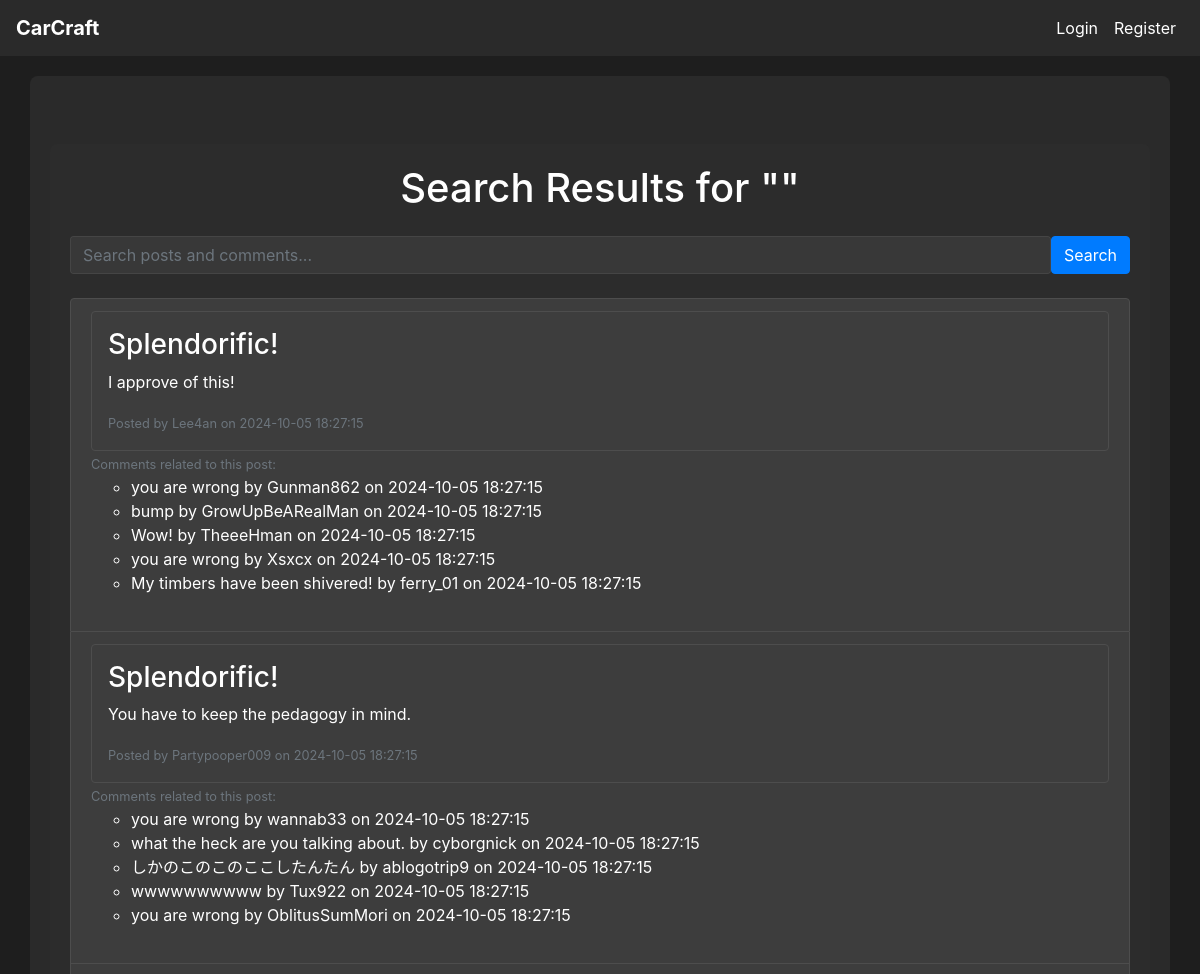
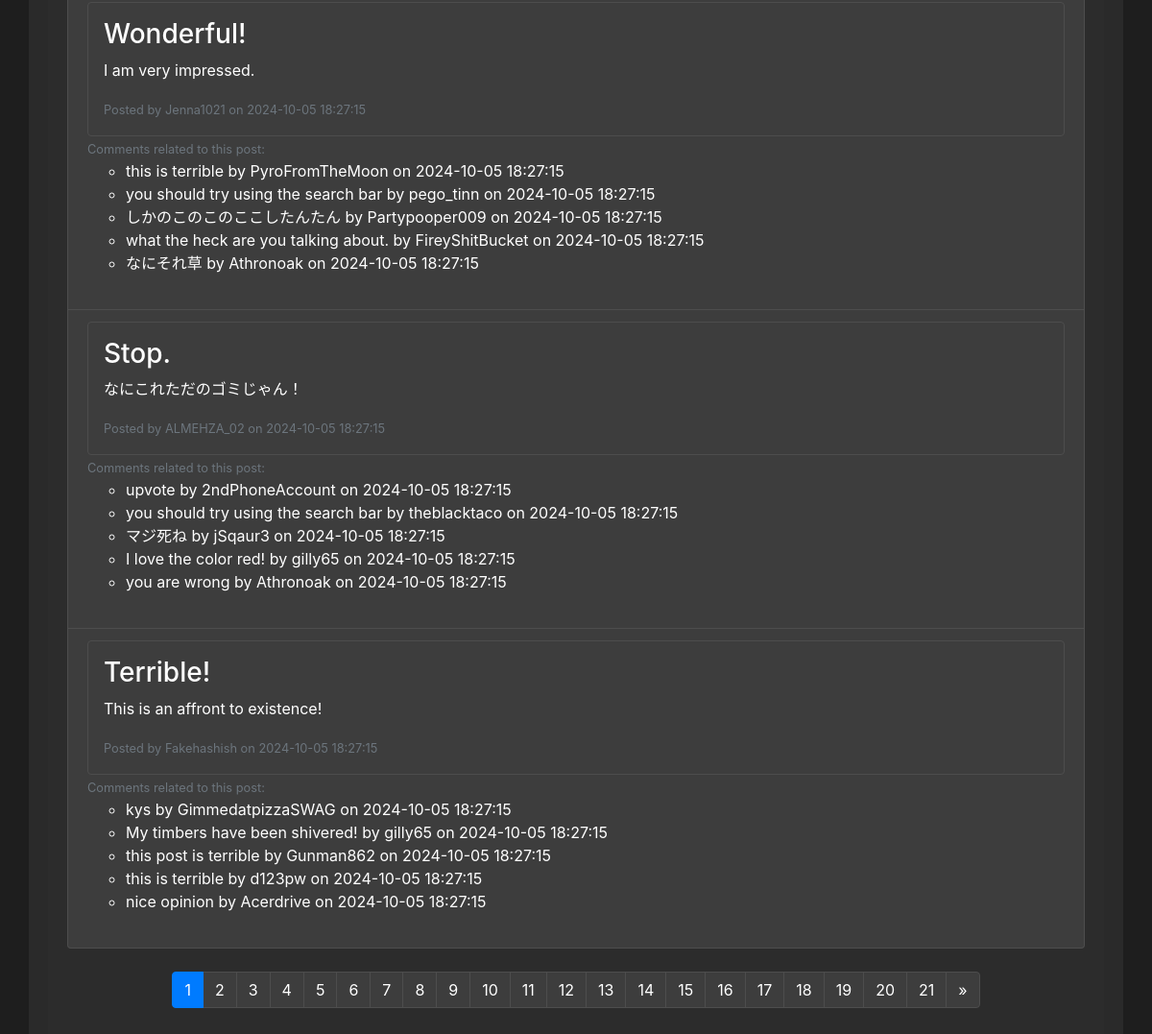
Screenshot of /search with the database file from the repository (2 pictures, top to bottom).
### tables this page shows
CREATE TABLE post (
    post_id INTEGER PRIMARY KEY AUTOINCREMENT,
    customization_id INTEGER,
    user_id INTEGER NOT NULL,
    title VARCHAR(255) NOT NULL,
    description TEXT,
    category TEXT,
    created_at DATETIME DEFAULT CURRENT_TIMESTAMP,
    FOREIGN KEY (customization_id) REFERENCES customization(customization_id),
    FOREIGN KEY (user_id) REFERENCES user(user_id)
);

CREATE TABLE comment (
    comment_id INTEGER PRIMARY KEY AUTOINCREMENT,
    post_id INTEGER NOT NULL,
    user_id INTEGER NOT NULL,
    content TEXT NOT NULL,
    created_at DATETIME DEFAULT CURRENT_TIMESTAMP,
    FOREIGN KEY (post_id) REFERENCES post(post_id),
    FOREIGN KEY (user_id) REFERENCES user(user_id)
);

CREATE TABLE user (
    user_id INTEGER PRIMARY KEY AUTOINCREMENT,
    username VARCHAR(64) NOT NULL,
    email VARCHAR(100) NOT NULL,
    password_hash VARCHAR(255) NOT NULL,
    created_at DATETIME DEFAULT CURRENT_TIMESTAMP,
    admin INTEGER DEFAULT 0
);

### app.py (the view)
@app.route('/search', methods=['GET'])
def search():
    query = request.args.get('query', '')
    page = request.args.get('page', 1, type=int)  # Get the current page number from the request
    per_page = 5  # Set the number of posts per page
    conn = get_db_connection()
    total_posts_query = conn.execute('''
        SELECT COUNT(DISTINCT p.post_id)
        FROM post p
        JOIN user u ON p.user_id = u.user_id
        LEFT JOIN comment c ON p.post_id = c.post_id
        WHERE p.title LIKE ? OR p.description LIKE ? OR c.content LIKE ?
    ''', (f'%{query}%', f'%{query}%', f'%{query}%')).fetchone()
    total_posts = total_posts_query[0]
    total_pages = (total_posts + per_page - 1) // per_page  # Calculate total pages
    posts = conn.execute('''
        SELECT DISTINCT p.post_id, p.title, p.description, p.created_at, u.username
        FROM post p
        JOIN user u ON p.user_id = u.user_id
        LEFT JOIN comment c ON p.post_id = c.post_id
        WHERE p.title LIKE ? OR p.description LIKE ? OR c.content LIKE ?
        LIMIT ? OFFSET ?
    ''', (f'%{query}%', f'%{query}%', f'%{query}%', per_page, (page - 1) * per_page)).fetchall()
    comments = conn.execute('''
        SELECT c.content, c.created_at, c.post_id, u.username
        FROM comment c
        JOIN user u ON c.user_id = u.user_id
        WHERE c.content LIKE ?
    ''', (f'%{query}%',)).fetchall()
    conn.close()
    return render_template('search_results.html', posts=posts, query=query, comments=comments, page=page, total_pages=total_pages)

### app.py (called while the page is built)
def get_db_connection():
    conn = sqlite3.connect(DATABASE)
    conn.row_factory = sqlite3.Row  # This enables column access by name: row['column_name']
    return conn

### templates/search_results.html (shortened to what this page needs)
{% extends "base.html" %}
{% block content %}
<div class="container mt-5">
    <h1 class="text-center mb-4">Search Results for "{{ query }}"</h1>
    <form method="GET" action="{{ url_for('search') }}" class="mb-4 d-flex">
        <input type="text" name="query" placeholder="Search posts and comments..." class="form-control me-2" required>
        <button type="submit" class="btn btn-primary">Search</button>
    </form>
    {% if posts %}
        <ul class="list-group">
            {% for post in posts %}
                <li class="list-group-item">
                    <a href="{{ url_for('view_post', post_id=post.post_id) }}" class="text-decoration-none">
                        <div class="p-3 border rounded">
                            <h3>{{ post.title }}</h3>
                            <p>{{ post.description }}</p>
                            <small class="text-muted">Posted by {{ post.username }} on {{ post.created_at }}</small>
                        </div>
                    </a>
                    {% set post_comments = comments | selectattr('post_id', 'equalto', post.post_id) | list %}
                    {% if post_comments %}
                        <small class="text-muted">Comments related to this post:</small>
                        <ul>
                            {% for comment in post_comments %}
                                <li>{{ comment.content }} by {{ comment.username }} on {{ comment.created_at }}</li>
                            {% endfor %}
                        </ul>
                    {% endif %}
                    <br>
                </li>
            {% endfor %}
        </ul>
        <nav aria-label="Page navigation">
            <ul class="pagination justify-content-center mt-4">
                {% for p in range(1, total_pages + 1) %}
                    <li class="page-item {% if p == page %}active{% endif %}">
                        <a class="page-link" href="{{ url_for('search', query=query, page=p) }}">{{ p }}</a>
                    </li>
                {% endfor %}
                {% if page < total_pages %}
                    <li class="page-item">
                        <a class="page-link" href="{{ url_for('search', query=query, page=page+1) }}" aria-label="Next">
                            <span aria-hidden="true">&raquo;</span>
                        </a>
                    </li>
                {% endif %}
            </ul>
        </nav>
    {% else %}
        <p class="text-center">No matching posts found.</p>
    {% endif %}
</div>
{% endblock %}

### static/css/style.css (style rules this page uses)
body { background-color: #1e1e1e; color: #ffffff; }
.container { background-color: rgba(45, 45, 45, 0.8); border-radius: 8px; padding: 20px; margin-top: 20px; }
h1, h2, h3, h4, h5, h6 { color: #ffffff; }
.list-group-item { background-color: #3d3d3d; color: #ffffff; border-color: #4d4d4d; transition: background-color 0.2s ease; }
.list-group-item a { display: block; color: inherit; }
.btn-primary { background-color: #007bff; border-color: #007bff; }
.border { border-color: #4d4d4d !important; }
.page-link { background-color: #3d3d3d; border-color: #4d4d4d; color: #ffffff; }
input, select, textarea { background-color: #3d3d3d; border-color: #4d4d4d; color: #ffffff; }
.form-control { background-color: rgba(61, 61, 61, 0.8); border-color: rgba(77, 77, 77, 0.8); color: #ffffff; }
a { color: #007bff; }

### rows the page displays
post: title "Splendorific!", description "I approve of this!", username "Lee4an", created_at "2024-10-05 18:27:15"
comment: content "you are wrong", username "Gunman862", created_at "2024-10-05 18:27:15"
comment: content "bump", username "GrowUpBeARealMan", created_at "2024-10-05 18:27:15"
comment: content "Wow!", username "TheeeHman", created_at "2024-10-05 18:27:15"
comment: content "you are wrong", username "Xsxcx", created_at "2024-10-05 18:27:15"
comment: content "My timbers have been shivered!", username "ferry_01", created_at "2024-10-05 18:27:15"
post: title "Splendorific!", description "You have to keep the pedagogy in mind.", username "Partypooper009", created_at "2024-10-05 18:27:15"
comment: content "you are wrong", username "wannab33", created_at "2024-10-05 18:27:15"
comment: content "what the heck are you talking about.", username "cyborgnick", created_at "2024-10-05 18:27:15"
comment: content "しかのこのこのここしたんたん", username "ablogotrip9", created_at "2024-10-05 18:27:15"
comment: content "wwwwwwwwww", username "Tux922", created_at "2024-10-05 18:27:15"
comment: content "you are wrong", username "OblitusSumMori", created_at "2024-10-05 18:27:15"
post: title "Wonderful!", description "I am very impressed.", username "Jenna1021", created_at "2024-10-05 18:27:15"
comment: content "this is terrible", username "PyroFromTheMoon", created_at "2024-10-05 18:27:15"
comment: content "you should try using the search bar", username "pego_tinn", created_at "2024-10-05 18:27:15"
comment: content "しかのこのこのここしたんたん", username "Partypooper009", created_at "2024-10-05 18:27:15"
comment: content "what the heck are you talking about.", username "FireyShitBucket", created_at "2024-10-05 18:27:15"
comment: content "なにそれ草", username "Athronoak", created_at "2024-10-05 18:27:15"
post: title "Stop.", description "なにこれただのゴミじゃん！", username "ALMEHZA_02", created_at "2024-10-05 18:27:15"
comment: content "upvote", username "2ndPhoneAccount", created_at "2024-10-05 18:27:15"
comment: content "you should try using the search bar", username "theblacktaco", created_at "2024-10-05 18:27:15"
comment: content "マジ死ね", username "jSqaur3", created_at "2024-10-05 18:27:15"
comment: content "I love the color red!", username "gilly65", created_at "2024-10-05 18:27:15"
comment: content "you are wrong", username "Athronoak", created_at "2024-10-05 18:27:15"
post: title "Terrible!", description "This is an affront to existence!", username "Fakehashish", created_at "2024-10-05 18:27:15"
comment: content "kys", username "GimmedatpizzaSWAG", created_at "2024-10-05 18:27:15"
comment: content "My timbers have been shivered!", username "gilly65", created_at "2024-10-05 18:27:15"
comment: content "this post is terrible", username "Gunman862", created_at "2024-10-05 18:27:15"
comment: content "this is terrible", username "d123pw", created_at "2024-10-05 18:27:15"
comment: content "nice opinion", username "Acerdrive", created_at "2024-10-05 18:27:15"

### other values shown
{{ p }} "1" "2" "3" "4" "5" "6" "7" "8" "9" "10" "11" "12" "13" "14" "15" "16" "17" "18" "19" "20" "21"
